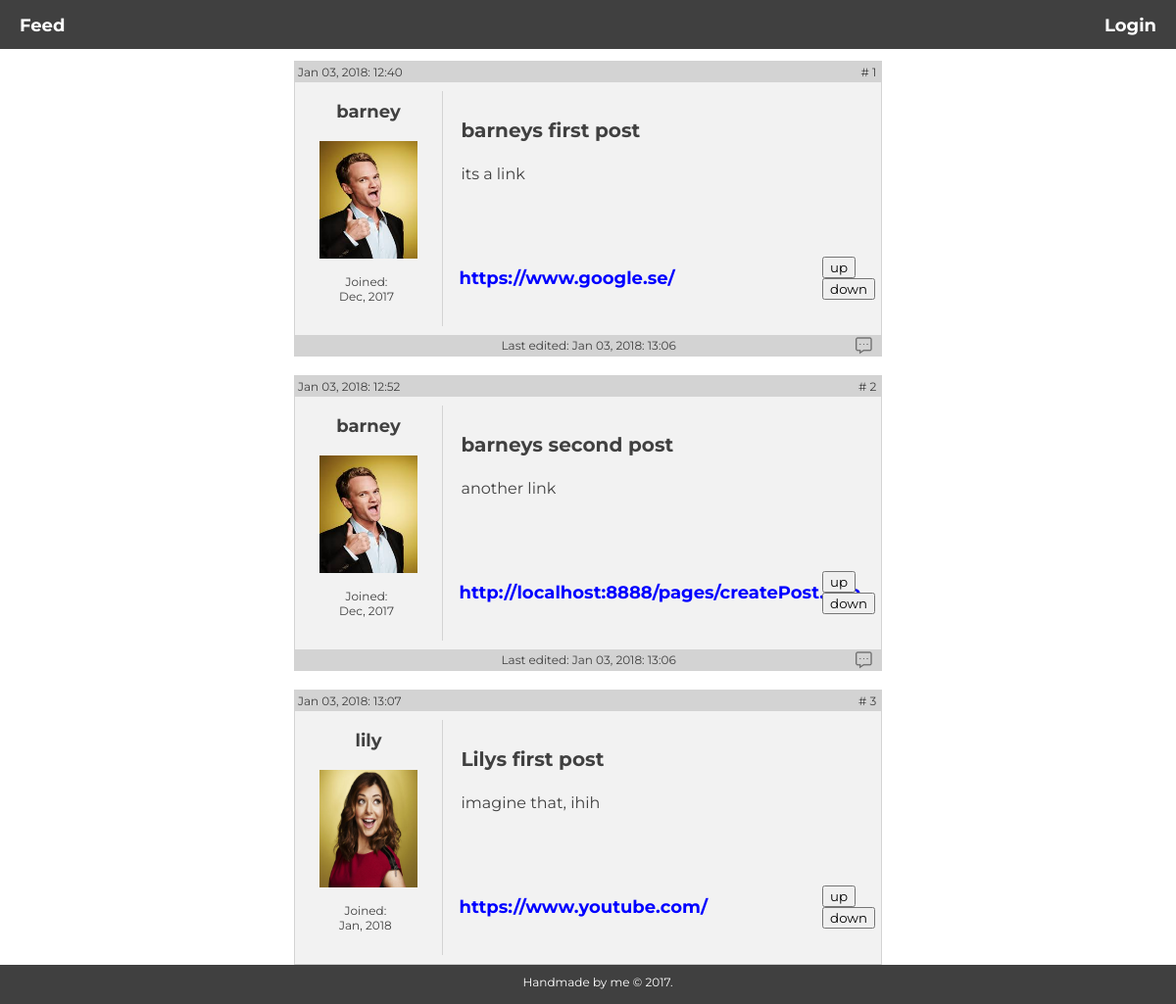
Page /pages/feed.php on the earlier database version.
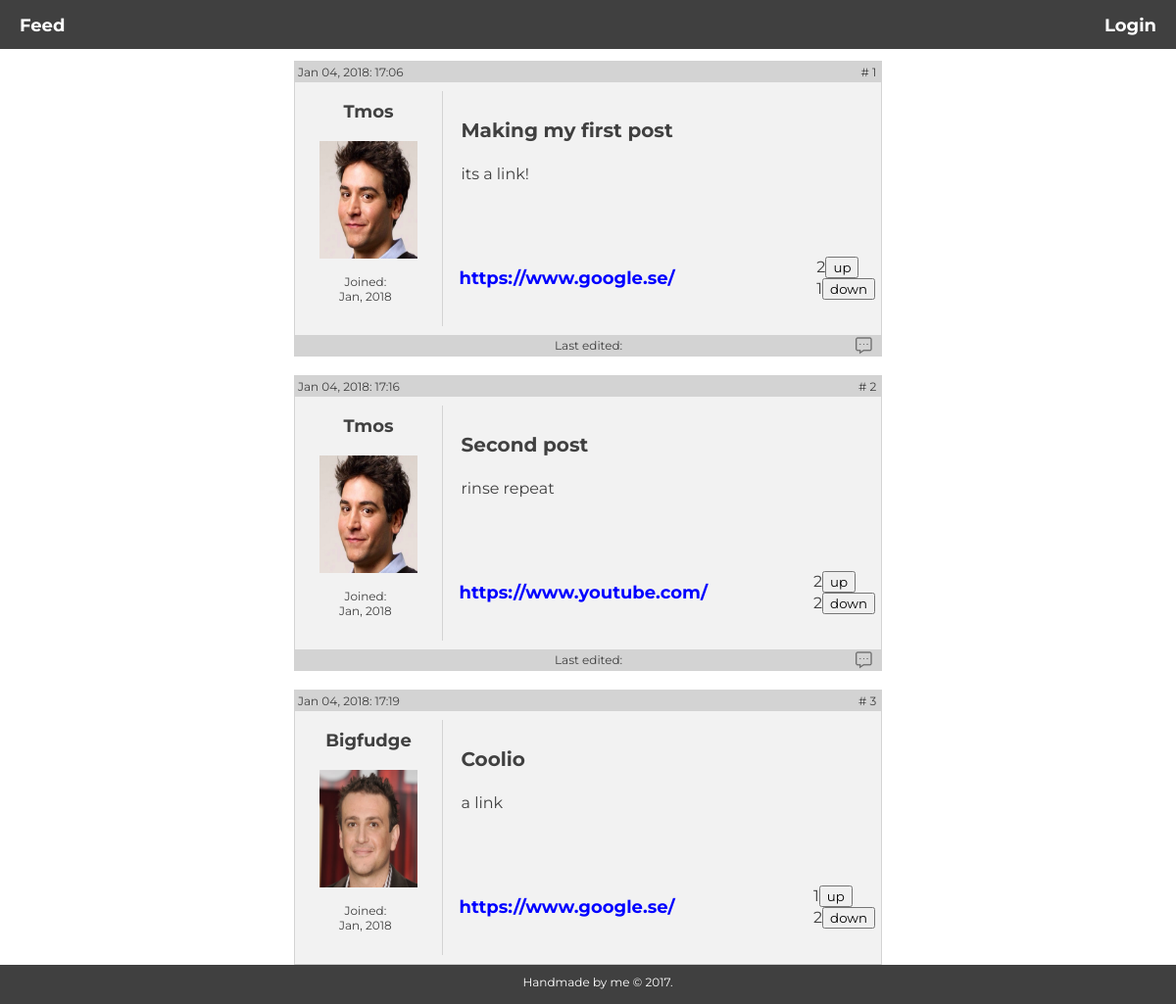
Same page on the later database version.
### tables this page shows
CREATE TABLE "posts" (
        `id`       INTEGER NOT NULL,
        `post_id`       INTEGER NOT NULL PRIMARY KEY AUTOINCREMENT UNIQUE,
        `title` VARCHAR NOT NULL,
        `description`   VARCHAR NOT NULL,
        `url`   VARCHAR NOT NULL,
        `posted`      VARCHAR,
        `up_vote` INTEGER,
        `down_vote` INTEGER,
        `edited`     VARCHAR
);

CREATE TABLE "users" (
        `id`    INTEGER NOT NULL PRIMARY KEY AUTOINCREMENT UNIQUE,
        `name`  VARCHAR NOT NULL,
        `username`      VARCHAR NOT NULL UNIQUE,
        `email` VARCHAR NOT NULL,
        `password`      VARCHAR NOT NULL,
        `biography`     VARCHAR NOT NULL,
        `img`           VARCHAR,
        `joined`   VARCHAR
);

### logic/feed.php (called while the page is built, shortened)
<?php
   $query = "SELECT * FROM posts LEFT JOIN users ON posts.id=users.id";
   $statement = $pdo->query($query);
   $statement->execute();
   $joined = $statement->fetchAll(PDO::FETCH_ASSOC);

### pages/feed.php (the view, shortened to what this page needs)
<?php
require __DIR__.'../../views/header.php';
require __DIR__.'/../logic/feed.php';
?>
<div class="post">
   <?php foreach($joined as $join): ?>
      <div class="post-content">
         <div class="post-header">
            <div class="post-id">
               # <?php echo $join['post_id']; ?>
            </div>
            <div class="post-time">
               <?php echo $join['posted']; ?>
            </div>
         </div>
         <br>
         <br>
         <div class="side-info">
            <h5><?php echo $join['username']; ?></h5>
            <br>
            <?php echo '<img src="../uploads/'. $join['img']. '" class="avatar-img">'; ?>
            <br>
            <div class="member">Joined: <br>
               <?php echo $join['joined']; ?>
            </div>
         </div>
         <div class="post-title">
            <h2><?php echo $join['title']; ?></h2>
         </div>
         <br>
         <div class="post-description">
            <?php echo $join['description']; ?>
         </div>
         <div class="post-url">
            <a href="<?php echo $join['url']; ?>" target="_blank" class="img-url"><?php echo substr($join['url'], 0, 100); ?></a>
         </div>
            <form action="../pages/feed.php?id=<?php echo $join['post_id']?>" method="post" class="votes">
               <br>
               <?php echo $join['up_vote']; ?><input type="submit" name="up_vote" value="up" />
               <br>
               <?php echo $join['down_vote']; ?><input type="submit" name="down_vote" value="down" />
            </form>
            <div class="post-footer">
               <?php echo 'Last edited: '. $join['edited']; ?>
            <a href="comment.php?id=<?php echo $join['post_id'] ?>" class="comment-btn"></a>
            </div>
      </div>
      <br>
   <?php endforeach; ?>
</div>
<?php require __DIR__.'../../views/footer.php'; ?>

### views/header.php (shortened to what this page needs)
<!DOCTYPE html>
<html lang="en">
<head>
    <link rel="stylesheet" href="../css/main.css">
</head>
<body>
    <?php require __DIR__.'/navigation.php'; ?>

### views/navigation.php (shortened to what this page needs)
<?php $id = $_SESSION; ?>
<div class="nav-wrapper">
   <div class="navbar-left">
      <a href="../pages/feed.php">Feed</a>
   </div>
   <?php if (isset($_SESSION['user'])): ?>
      <?php foreach($id as $user):?>
      <div class="navbar-right">
         <a href="/pages/profile.php"><?php echo $user['username']; ?></a>
      <?php endforeach; ?>
         <a href="/app/auth/logout.php"><?php echo "Logout"; ?></a>
      </div>
      <div class="navbar-left">
         <a href="/pages/createPost.php">Create Post</a>
      </div>
   <?php else: ?>
      <div class="navbar-right">
         <a href="/pages/login.php"><?php echo "Login"; ?></a>
      </div>
   <?php endif; ?>
</div>

### views/footer.php (shortened to what this page needs)
    <footer>Handmade by me © 2017.</footer>
</body>
</html>

### css/main.css (style rules this page uses)
* { margin: 0px; font-family: Montserrat; }
body { color: #404040; background-color: white; }
a { text-decoration: none; outline: none; margin: 20px; color: white; font-weight: bold; }
h2 { font-size: 20px; }
h5 { font-size: 18px; margin-top: 10px; margin-bottom: -20px; }
footer { background-color: #404040; color: white; position: fixed; bottom: 0%; height: 2%; width: 100%; padding: 10px; text-align: center; font-size: 12px; }
.nav-wrapper { position: relative; background-color: #404040; color: white; width: 100%; height: 35px; padding-top: 15px; font-size: 18px; }
.navbar-left { float: left; }
.navbar-right { float: right; }
.votes { position: absolute; top: 60%; right: 1%; }
.comment-btn { position: absolute; bottom: -90%; right: -2%; background-image: url("../img/comment.png"); background-size: cover; background-size: 100%; background-color: transparent; height: 20px; width: 20px; cursor: pointer; border: none; opacity: 0.5; outline: none; }
.avatar-img { width: 100px; height: 120px; margin-top: 20px; }
.side-info { position: absolute; top: 10%; text-align: center; border-right: 1px solid lightgrey; height: 80%; width: 150px; }
.member { position: absolute; top: 78%; left: 30%; font-size: 12px; color: #404040; }
.img-url { color: blue; margin: 0px; }
.post-header { position: absolute; top: 0%; width: 99.2%; background-color: lightgrey; height: 15px; padding: 3px; }
.post-footer { position: absolute; bottom: 0%; width: 99.2%; background-color: lightgrey; height: 15px; padding: 3px; font-size: 12px; text-align: center; }
.post-id { position: absolute; right: 1%; font-size: 12px; }
.post-time { position: absolute; font-size: 12px; }
.post { position: absolute; width: 50%; left: 25%; margin-top: 12px; margin-bottom: 100px; }
.post-content { position: relative; height: 300px; border: 1px solid lightgrey; background-color: #f2f2f2; padding-right: 20px; }
.post-title { position: absolute; left: 25%; margin-top: 20px; margin-left: 20px; }
.post-url { position: absolute; left: 28%; top: 70%; font-size: 22px; color: blue; width: 100px; font-size: 18px; }
.post-description { position: absolute; left: 25%; top: 35%; margin-left: 20px; font-size: 16px; }
img { width: 158px; height: 198px; }

Differences in the rows shown:
changed posts id 1: posted "Jan 03, 2018: 12:40" → "Jan 04, 2018: 17:06"; users.username "barney" → "Tmos"; users.img: a different picture; users.joined "Dec, 2017" → "Jan, 2018"; title "barneys first post" → "Making my first post"; description "its a link" → "its a link!"; up_vote (not shown) → "2"; down_vote (not shown) → "1"; edited "Jan 03, 2018: 13:06" → (not shown)
changed posts id 2: posted "Jan 03, 2018: 12:52" → "Jan 04, 2018: 17:16"; users.username "barney" → "Tmos"; users.img: a different picture; users.joined "Dec, 2017" → "Jan, 2018"; title "barneys second post" → "Second post"; description "another link" → "rinse repeat"; url "http://localhost:8888/pages/createPost.php" → "https://www.youtube.com/"; up_vote (not shown) → "2"; down_vote (not shown) → "2"; edited "Jan 03, 2018: 13:06" → (not shown)
changed posts id 3: posted "Jan 03, 2018: 13:07" → "Jan 04, 2018: 17:19"; users.username "lily" → "Bigfudge"; users.img: a different picture; title "Lilys first post" → "Coolio"; description "imagine that, ihih" → "a link"; url "https://www.youtube.com/" → "https://www.google.se/"; up_vote (not shown) → "1"; down_vote (not shown) → "2"
